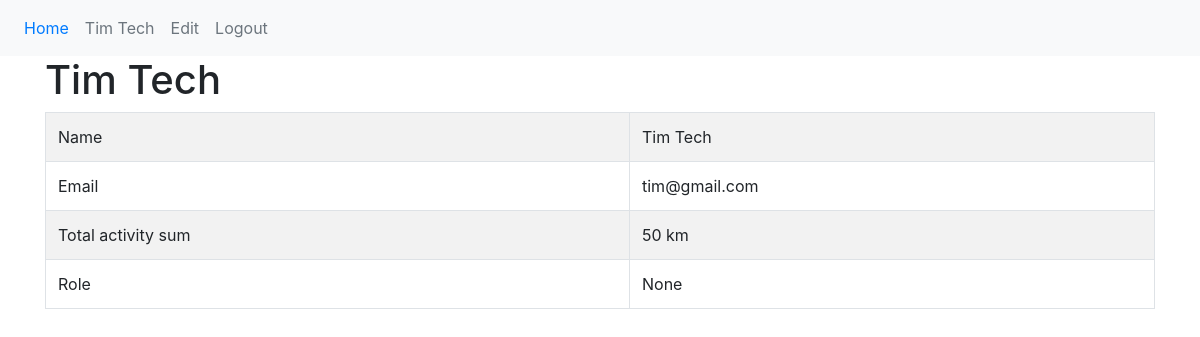
The app's page /profile (signed in), older data.
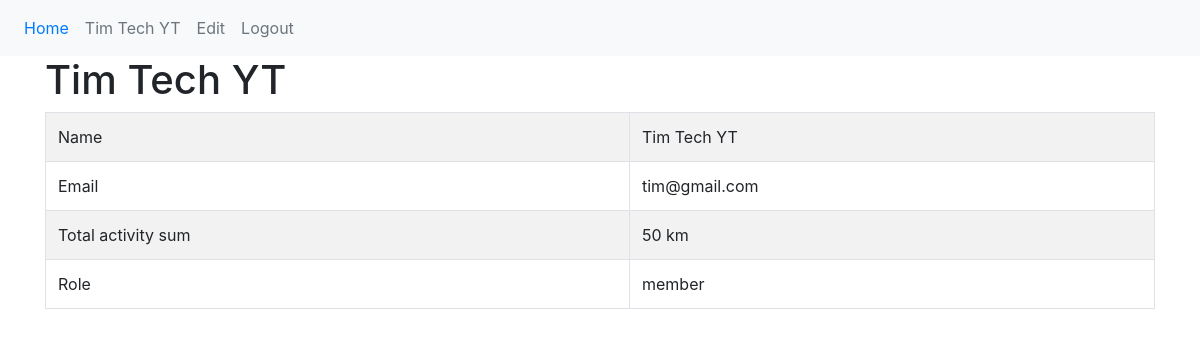
The same page, newer data.
### models.py (models this page shows)
class User(db.Model, UserMixin):
    __tablename__ = 'user'
    id = db.Column(db.Integer, primary_key=True)
    email = db.Column(db.String(150), unique=True)
    password = db.Column(db.String(150))
    first_name = db.Column(db.String(150))
    last_name = db.Column(db.String(150))
    role = db.Column(db.String(100), default='member')
    activity = db.relationship('Activity')

### views.py (the view)
@views.route('/profile')
@login_required
def profile():
    user = current_user
    return render_template('profile.html', user=user)

### app.py (called while the page is built)
def main():
    initiate()
    from views import views
    from auth import auth
    app.register_blueprint(views, url_prefix='/')
    app.register_blueprint(auth, url_prefix='/')
    from models import User,  Activity
    create_db(app)
    login_manager = LoginManager()
    login_manager.login_view = 'auth.login'
    login_manager.init_app(app)
    @login_manager.user_loader
    def load_user(id):
        return User.query.get(int(id))

### templates/profile.html (shortened to what this page needs)
{% extends "base.html" %}
{% block content %}
<div class="container">
    <h1>{{ user.first_name + ' ' + user.last_name }}</h1>
    <table class="table table-striped table-bordered">
        <tr>
            <td scope="row">Name</td>
            <td>{{ user.first_name + ' ' + user.last_name }}</td>
        </tr>
        <tr>
            <td scope="row">Email</td>
            <td>{{ user.email }}</td>
        </tr>
        <tr>
            <td scope="row">Total activity sum</td>
            <td>50 km</td>
        </tr>
        <tr>
            <td scope="row">Role</td>
            <td>{{ user.role }}</td>
        </tr>
</table>
</div>
{% endblock %}

### templates/base.html (shortened to what this page needs)
<!DOCTYPE html>
<html>
  <head>
    <link
      rel="stylesheet"
      href="https://stackpath.bootstrapcdn.com/bootstrap/4.4.1/css/bootstrap.min.css"
    />
    <link
      rel="stylesheet"
      href="https://stackpath.bootstrapcdn.com/font-awesome/4.7.0/css/font-awesome.min.css"
    />
  </head>
  <body>
    <nav class="navbar navbar-expand-lg navabr-dark bg-light">
        <div class="collapse navbar-collapse" id="navbar">
            <div class="navbar-nav">
              {% if user.is_authenticated %}
                <a class="nav-item nav-link btn-outline-primary" id="home" href="/">Home</a>
                <a class="nav-item nav-link btn-outline-secondary" id="profile" href="/profile">{{ user.first_name + ' ' + user.last_name }}</a>
                <a class="nav-item nav-link btn-outline-secondary" id="edit" href="/edit">Edit</a>
                <a class="nav-item nav-link btn-outline-secondary" id="logout" href="/logout">Logout</a>
              {% else %}
                <a class="nav-item nav-link btn-outline-secondary" id="login" href="/login">Login</a>
                <a class="nav-item nav-link btn-outline-secondary" id="signUp" href="/sign-up">Sign up</a>
              {% endif %}
            </div>
        </div>
    </nav>
    <div>{% block content %} {% endblock %}</div>
  </body>
</html>

Row changes from the older to the newer data that the page shows:
changed User "tim@gmail.com": first_name+last_name "Tim Tech" → "Tim Tech YT"; role "None" → "member"
